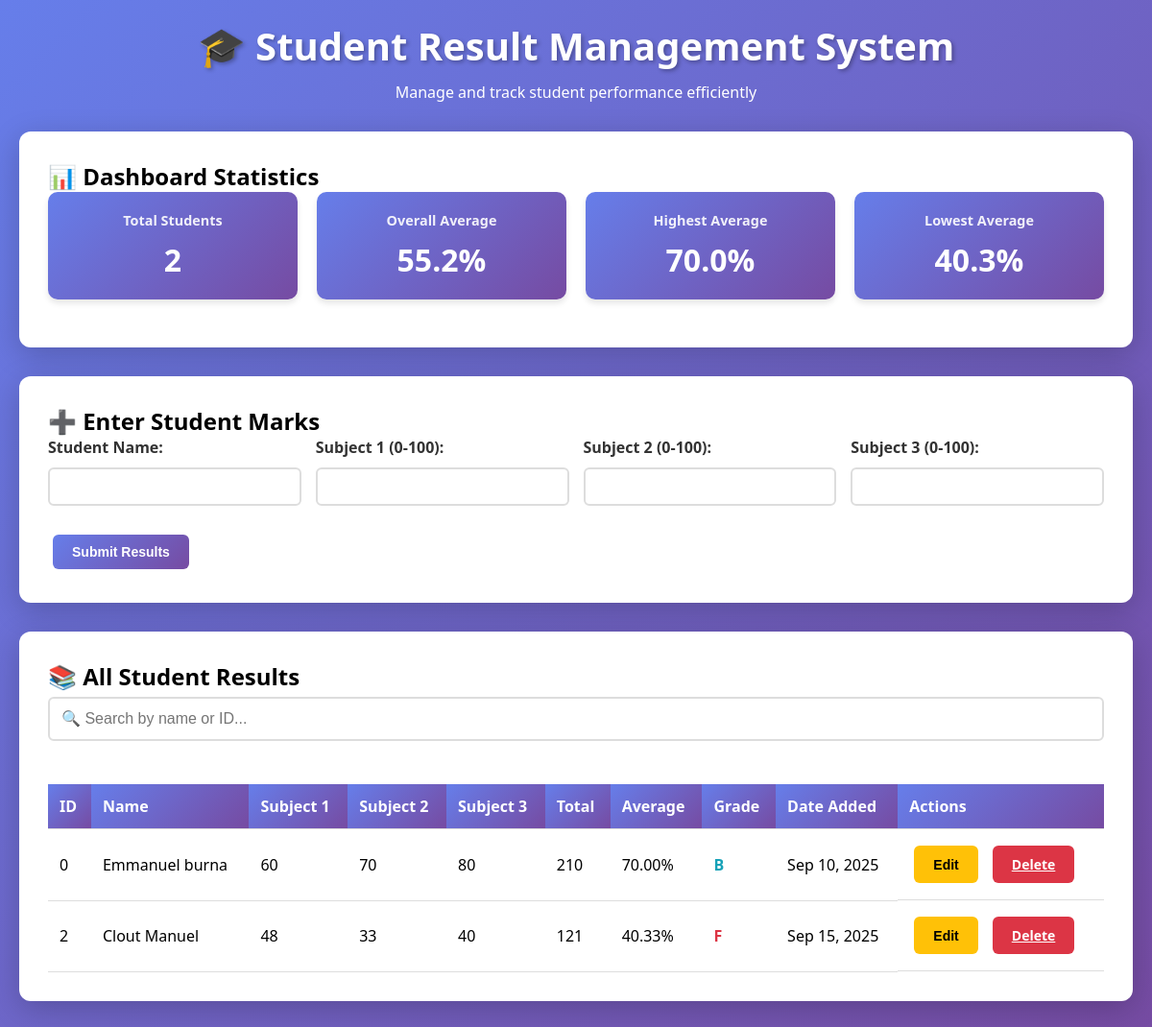
Page /phpwork/SRMS2.php on the committed database.
### tables this page shows
CREATE TABLE `srms` (
  `id` int(10) UNSIGNED NOT NULL,
  `name` varchar(100) NOT NULL,
  `subject1` int(11) NOT NULL,
  `subject2` int(11) NOT NULL,
  `subject3` int(11) NOT NULL,
  `total` int(11) NOT NULL,
  `average` decimal(5,2) NOT NULL,
  `grade` char(1) NOT NULL,
  `created_at` timestamp NOT NULL DEFAULT current_timestamp(),
  `updated_at` timestamp NULL DEFAULT current_timestamp() ON UPDATE current_timestamp()
);

### phpwork/SRMS2.php (the view, shortened to what this page needs)
<?php
$servername = "localhost";
$username = "root";
$password = "";
$dbname = "attendence_management_system";
$conn = new mysqli($servername, $username, $password, $dbname);
$search = isset($_GET['search']) ? trim($_GET['search']) : '';
$all_results = [];
if (!empty($search)) {
    $sql = "SELECT * FROM srms WHERE name LIKE ? OR id = ? ORDER BY id DESC";
    $stmt = $conn->prepare($sql);
    $search_param = "%$search%";
    $search_id = is_numeric($search) ? intval($search) : 0;
    $stmt->bind_param("si", $search_param, $search_id);
    $stmt->execute();
    $result = $stmt->get_result();
    while($row = $result->fetch_assoc()) {
        $all_results[] = $row;
    }
    $stmt->close();
} else {
    $sql = "SELECT * FROM srms ORDER BY id ASC";
    $result = $conn->query($sql);
    if ($result->num_rows > 0) {
        while($row = $result->fetch_assoc()) {
            $all_results[] = $row;
        }
    }
}
$stats_sql = "SELECT COUNT(*) as total_students, AVG(average) as overall_avg, MAX(average) as highest_avg, MIN(average) as lowest_avg FROM srms";
$stats_result = $conn->query($stats_sql);
$stats = $stats_result->fetch_assoc();
?>
<!DOCTYPE html>
<html lang="en">
<head>
</head>
<body>
    <div class="header">
        <h1>🎓 Student Result Management System</h1>
        <p>Manage and track student performance efficiently</p>
    </div>
    <?php if ($stats['total_students'] > 0): ?>
    <div class="container">
        <h2>📊 Dashboard Statistics</h2>
        <div class="stats-grid">
            <div class="stat-card">
                <h3>Total Students</h3>
                <div class="value"><?php echo $stats['total_students']; ?></div>
            </div>
            <div class="stat-card">
                <h3>Overall Average</h3>
                <div class="value"><?php echo number_format($stats['overall_avg'], 1); ?>%</div>
            </div>
            <div class="stat-card">
                <h3>Highest Average</h3>
                <div class="value"><?php echo number_format($stats['highest_avg'], 1); ?>%</div>
            </div>
            <div class="stat-card">
                <h3>Lowest Average</h3>
                <div class="value"><?php echo number_format($stats['lowest_avg'], 1); ?>%</div>
            </div>
        </div>
    </div>
    <?php endif; ?>
    <div class="container">
        <h2>➕ Enter Student Marks</h2>
        <form method="post">
            <div class="form-grid">
                <div class="form-group">
                    <label>Student Name:</label>
                    <input type="text" name="name" required>
                </div>
                <div class="form-group">
                    <label>Subject 1 (0-100):</label>
                    <input type="number" name="subject1" min="0" max="100" required>
                </div>
                <div class="form-group">
                    <label>Subject 2 (0-100):</label>
                    <input type="number" name="subject2" min="0" max="100" required>
                </div>
                <div class="form-group">
                    <label>Subject 3 (0-100):</label>
                    <input type="number" name="subject3" min="0" max="100" required>
                </div>
            </div>
            <button type="submit" name="submit" class="btn btn-primary">Submit Results</button>
        </form>
    </div>
    <?php if (!empty($all_results)): ?>
        <div class="container">
            <h2>📚 All Student Results</h2>
            <div class="search-bar">
                <form method="get">
                    <input type="text" name="search" placeholder="🔍 Search by name or ID..." value="<?php echo htmlspecialchars($search); ?>">
                </form>
            </div>
            <div style="overflow-x: auto;">
                <table>
                    <tr>
                        <th>ID</th>
                        <th>Name</th>
                        <th>Subject 1</th>
                        <th>Subject 2</th>
                        <th>Subject 3</th>
                        <th>Total</th>
                        <th>Average</th>
                        <th>Grade</th>
                        <th>Date Added</th>
                        <th>Actions</th>
                    </tr>
                    <?php foreach ($all_results as $row): ?>
                        <tr>
                            <td><?php echo $row['id']; ?></td>
                            <td><?php echo htmlspecialchars($row['name']); ?></td>
                            <td><?php echo $row['subject1']; ?></td>
                            <td><?php echo $row['subject2']; ?></td>
                            <td><?php echo $row['subject3']; ?></td>
                            <td><?php echo $row['total']; ?></td>
                            <td><?php echo number_format($row['average'], 2); ?>%</td>
                            <td class="grade-<?php echo $row['grade']; ?>"><?php echo $row['grade']; ?></td>
                            <td><?php echo date('M d, Y', strtotime($row['created_at'])); ?></td>
                            <td class="actions">
                                <button onclick="editRecord(<?php echo $row['id']; ?>, '<?php echo addslashes($row['name']); ?>', <?php echo $row['subject1']; ?>, <?php echo $row['subject2']; ?>, <?php echo $row['subject3']; ?>)" class="btn btn-warning">Edit</button>
                                <a href="?delete=<?php echo $row['id']; ?>" onclick="return confirm('Are you sure you want to delete this record?')" class="btn btn-danger">Delete</a>
                            </td>
                        </tr>
                    <?php endforeach; ?>
                </table>
            </div>
        </div>
    <?php endif; ?>
</body>
</html>

### phpwork/SRMS2.php (style rules this page uses)
* { margin: 0; padding: 0; box-sizing: border-box; }
body { font-family: 'Segoe UI', Tahoma, Geneva, Verdana, sans-serif; background: linear-gradient(135deg, #667eea 0%, #764ba2 100%); min-height: 100vh; padding: 20px; }
.header { text-align: center; color: white; margin-bottom: 30px; }
.header h1 { font-size: 2.5em; margin-bottom: 10px; text-shadow: 2px 2px 4px rgba(0,0,0,0.3); }
.container { background-color: white; padding: 30px; border-radius: 12px; box-shadow: 0 8px 32px rgba(0,0,0,0.2); margin-bottom: 30px; max-width: 1200px; margin-left: auto; margin-right: auto; }
.stats-grid { display: grid; grid-template-columns: repeat(auto-fit, minmax(200px, 1fr)); gap: 20px; margin-bottom: 20px; }
.stat-card { background: linear-gradient(135deg, #667eea 0%, #764ba2 100%); color: white; padding: 20px; border-radius: 10px; text-align: center; box-shadow: 0 4px 6px rgba(0,0,0,0.1); }
.stat-card h3 { font-size: 0.9em; margin-bottom: 10px; opacity: 0.9; }
.stat-card .value { font-size: 2em; font-weight: bold; }
.search-bar { margin-bottom: 20px; }
.search-bar input[type="text"] { width: 100%; padding: 12px; border: 2px solid #ddd; border-radius: 6px; font-size: 16px; }
table { width: 100%; border-collapse: collapse; margin-top: 20px; }
th, td { padding: 12px; text-align: left; border-bottom: 1px solid #ddd; }
th { background: linear-gradient(135deg, #667eea 0%, #764ba2 100%); color: white; font-weight: 600; position: sticky; top: 0; }
.grade-B { color: #17a2b8; font-weight: bold; }
.grade-F { color: #dc3545; font-weight: bold; }
input[type="text"], input[type="number"] { width: 100%; padding: 10px; margin: 5px 0; border: 2px solid #ddd; border-radius: 6px; font-size: 14px; }
.btn { padding: 10px 20px; border: none; border-radius: 6px; cursor: pointer; font-size: 14px; font-weight: 600; transition: all 0.3s; margin: 5px; }
.btn-primary { background: linear-gradient(135deg, #667eea 0%, #764ba2 100%); color: white; }
.btn-danger { background-color: #dc3545; color: white; }
.btn-warning { background-color: #ffc107; color: #000; }
.form-grid { display: grid; grid-template-columns: repeat(auto-fit, minmax(200px, 1fr)); gap: 15px; margin-bottom: 20px; }
.form-group label { display: block; margin-bottom: 5px; font-weight: 600; color: #333; }
.actions { display: flex; gap: 5px; }

### rows in the picture
srms: id "0", name "Emmanuel burna", subject1 "60", subject2 "70", subject3 "80", total "210", average "70.00", grade "B", created_at "Sep 10, 2025"
srms: id "2", name "Clout Manuel", subject1 "48", subject2 "33", subject3 "40", total "121", average "40.33", grade "F", created_at "Sep 15, 2025"

### other values in the picture
$stats['total_students'] "2"
$stats['overall_avg'] "55.2"
$stats['highest_avg'] "70.0"
$stats['lowest_avg'] "40.3"
